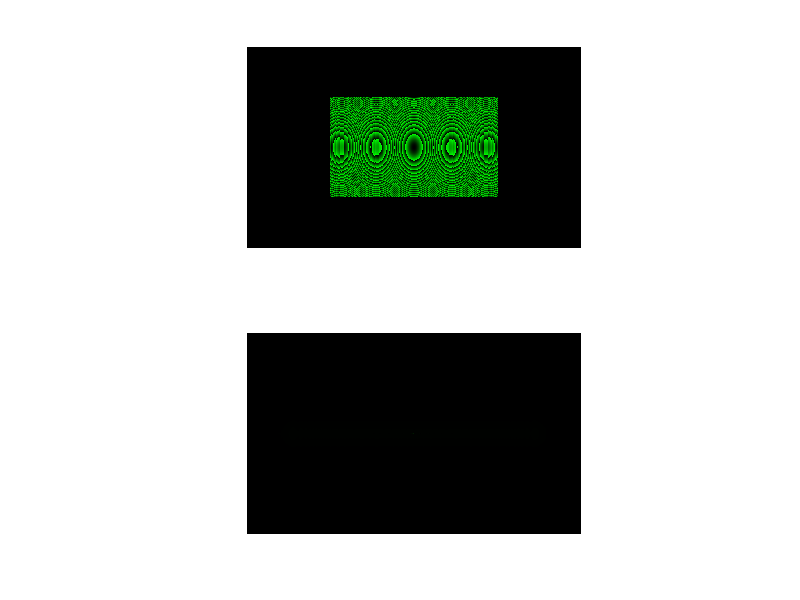

This figure's MATLAB source: (Note: this script raises an error after producing the figure.)


    slm_mask = false(1152, 1920);
    slm_mask(1152/4+1:1152*3/4,1920/4+1:1920*3/4)=true;
    
% %-------------------------------------------------------
% calculate input beam or input intensity,
% in this example a gaussian beam was selected, 
% clear all; close all;


	x = linspace(-15,15,1920);
	y = linspace(-10,10,1152);
	[X,Y] = meshgrid(x,y);
	x0 = 0;     		% center
	y0 = 0;     		% center
	sigma = 2; 			% beam waist
	A = 1;      		% peak of the beam 
	res = ((X-x0).^2 + (Y-y0).^2)./(2*sigma^2);
	input_intensity = A  * exp(-res).*slm_mask;
    input_intensity = input_intensity/sqrt(sum(input_intensity.^2,[1 2]));
    power = sum(fft2(input_intensity).^2,[1 2]);
% 	surf(input_intensity);
% 	shading interp 
%---------------------------------------------------------
% 	Target=double(rgb2gray(imread('ThorLabsDog.png')));
% 	Target=1-double(Target);
	 Target = ones(1000,1000);
    m=4;
    n=4;
%     m=2;
%     n=4;
    Target = padarray(imresize(Target,floor([1152/n 1920]/m)),[ceil(1152*(1-1/m*1/n)/2) ceil(1920*(1-1/m)/2)],'both');
    Target = imresize(Target,[1152 1920]);
    Target = circshift(Target,[0 0]);
    Target = Target/sum(Target,[1 2])*power;
    
    s_mask = Target>0;
    f_mask = Target==0;
%     m = 0.65;
    m = 0.7;
    Target_sqrt = sqrt(Target);
    
    x = (linspace(-1920/2,1920/2,1920));
    y = (linspace(-1152/2,1152/2,1152));
    [X,Y] = meshgrid(x,y);
    
    R = .9e-3; a = .7;
%     R = 1.4e-3; a = .75;
    A = 4*R*(a*X.^2+(1-a)*Y.^2);
    A = mod(A,2*pi).*slm_mask;
    
    B = abs(input_intensity) .* exp(1i*A);
    C = fftshift(fft2(B));
    C_abs = abs(C);

    D = (m*abs(Target_sqrt.*s_mask) - (1-m)* C_abs.*f_mask).*exp(1i*angle(C));
    
     figure(122);subplot(2,1,1);imshowpair(A,abs(input_intensity));subplot(2,1,2);imshowpair(abs(C),abs(Target))
    
    %   
    %   D = abs(Target_sqrt) .* exp(1i*angle(C));
    A = ifft2(fftshift(D));
    

	error = [];
A = gpuArray(A);
Target = gpuArray(Target);
Target_sqrt = gpuArray(Target_sqrt);
input_intensity = gpuArray(input_intensity);
s_mask = gpuArray(s_mask);
f_mask = gpuArray(f_mask);
%%
	iteration_num = 200;
    tic;
for i=1:iteration_num
  B = abs(input_intensity) .* (A)./(abs(A));%
%   B = abs(input_intensity) .* exp(1i*angle(A));
  C = fftshift(fft2(B));

  D = (m*abs(Target_sqrt.*s_mask) - (1-m)* abs(C).*f_mask).*(C)./(abs(C));%
% D = (m*abs(Target_sqrt.*s_mask) - (1-m)* abs(C).*f_mask).* exp(1i*angle(C));
  A = ifft2(fftshift(D));
  error = [error; sum(abs(C) - abs(Target_sqrt),[1 2])];
%   i 
%   figure(10);clf;imshow(angle(D),[]);pause
end
toc;
A = gather(A);
C = gather(C);
figure(123);clf;plot(error)
 %%
x = (linspace(-1920/2,1920/2,1920))*9.2e-3;
y = (linspace(-1152/2,1152/2,1152))*9.2e-3;
[X,Y] = meshgrid(x,y);
theta = 45;
Gx = 1/(4/1920*max(X(:)*2));
Gy = 1/(4/1152*max(Y(:)*2));
lambda = .594e-3;
k=2*pi/lambda;
f=3150; %mm
% figure(101);clf;
% surf(abs(fftshift(fft2(fftshift(abs(input_intensity) .* exp(1i*pic_fft))))),'edgecolor','none');shading interp
% xlim([1200 1600]);ylim([200 400])
pic_fft_out = angle(A);
pic_fft_out = reshape(pic_fft_out(slm_mask),1152/2,1920/2);

pic_fft_out = imresize(pic_fft_out,[1152 1920],'nearest');
% figure(100);clf;imshow(mod(pic_fft_out,2*pi),[])
% figure(100);clf;imshow(mod(pic_fft_out,2*pi),[])
% pic_fft_out = mod(pic_fft_out+ 2*pi*Gx*X-2*pi*Gy*Y,2*pi); % blaze
pic_fft_out = mod(pic_fft_out+ 2*pi*Gx*X-2*pi*Gy*Y + k/2/f*(X.^2+Y.^2),2*pi); % blaze + lens


% figure(101);clf
% imshow(abs(C),[],'initialmagnification','fit')
% imshow(abs(fftshift(fft2(fftshift(abs(input_intensity_r) .* exp(1i*angle(A)))))),[]);
% % imshow(input_intensity,[])
% % imshow(abs(fftshift(fft2(fftshift(abs(input_intensity) .* exp(1i*pic_fft_out))))),[]);

hSLM.project(pic_fft_out)
hSLMApp.current_mask = pic_fft_out;
% pic_fft_out = uint8(mat2gray(pic_fft_out)*255);
% figure(100);clf;imshow(pic_fft_uint8,[])
% imwrite(pic_fft_out,'C:\Program Files\Meadowlark Optics\Blink 1920 HDMI\Image Files\square_400_strip_MRAF_test.bmp')